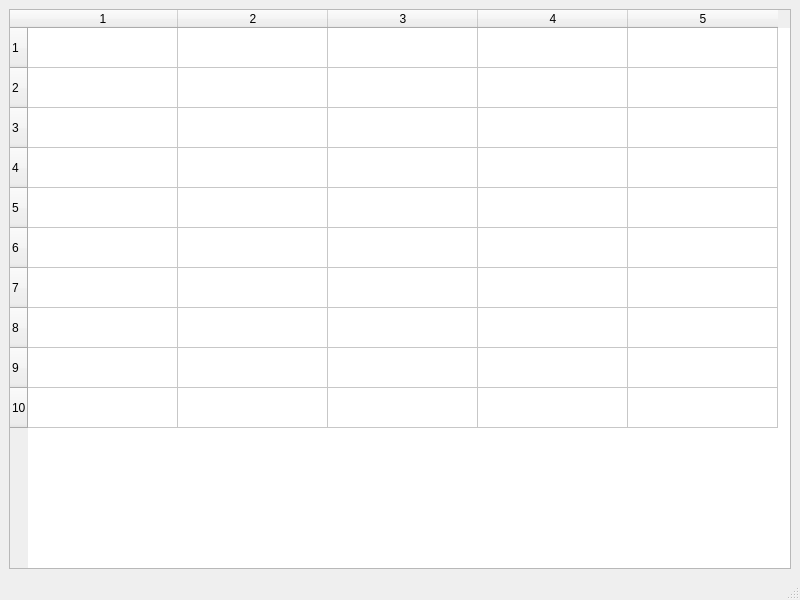
<?xml version="1.0" encoding="UTF-8"?>
<ui version="4.0">
 <class>MainWindow</class>
 <widget class="QMainWindow" name="MainWindow">
  <property name="geometry">
   <rect>
    <x>0</x>
    <y>0</y>
    <width>800</width>
    <height>600</height>
   </rect>
  </property>
  <property name="windowTitle">
   <string>MainWindow</string>
  </property>
  <widget class="QWidget" name="centralwidget">
   <layout class="QGridLayout" name="gridLayout">
    <item row="0" column="0">
     <widget class="QTableWidget" name="tableWidget">
      <property name="rowCount">
       <number>10</number>
      </property>
      <property name="columnCount">
       <number>5</number>
      </property>
      <attribute name="horizontalHeaderDefaultSectionSize">
       <number>150</number>
      </attribute>
      <attribute name="verticalHeaderDefaultSectionSize">
       <number>40</number>
      </attribute>
      <row/>
      <row/>
      <row/>
      <row/>
      <row/>
      <row/>
      <row/>
      <row/>
      <row/>
      <row/>
      <column/>
      <column/>
      <column/>
      <column/>
      <column/>
     </widget>
    </item>
   </layout>
  </widget>
  <widget class="QMenuBar" name="menubar">
   <property name="geometry">
    <rect>
     <x>0</x>
     <y>0</y>
     <width>800</width>
     <height>21</height>
    </rect>
   </property>
  </widget>
  <widget class="QStatusBar" name="statusbar"/>
 </widget>
 <resources/>
 <connections/>
</ui>
